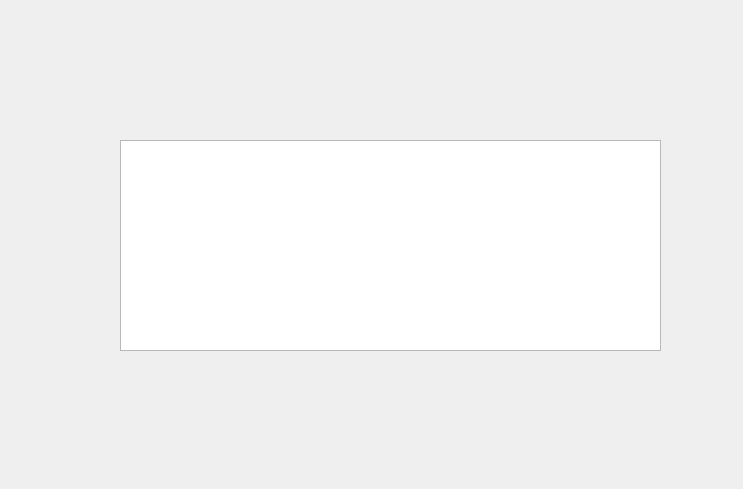
<?xml version="1.0" encoding="UTF-8"?>
<ui version="4.0">
 <class>ViewRooms</class>
 <widget class="QDialog" name="ViewRooms">
  <property name="geometry">
   <rect>
    <x>0</x>
    <y>0</y>
    <width>743</width>
    <height>489</height>
   </rect>
  </property>
  <property name="windowTitle">
   <string>Dialog</string>
  </property>
  <widget class="QTableWidget" name="Rooms">
   <property name="geometry">
    <rect>
     <x>120</x>
     <y>140</y>
     <width>541</width>
     <height>211</height>
    </rect>
   </property>
  </widget>
 </widget>
 <resources/>
 <connections/>
</ui>
